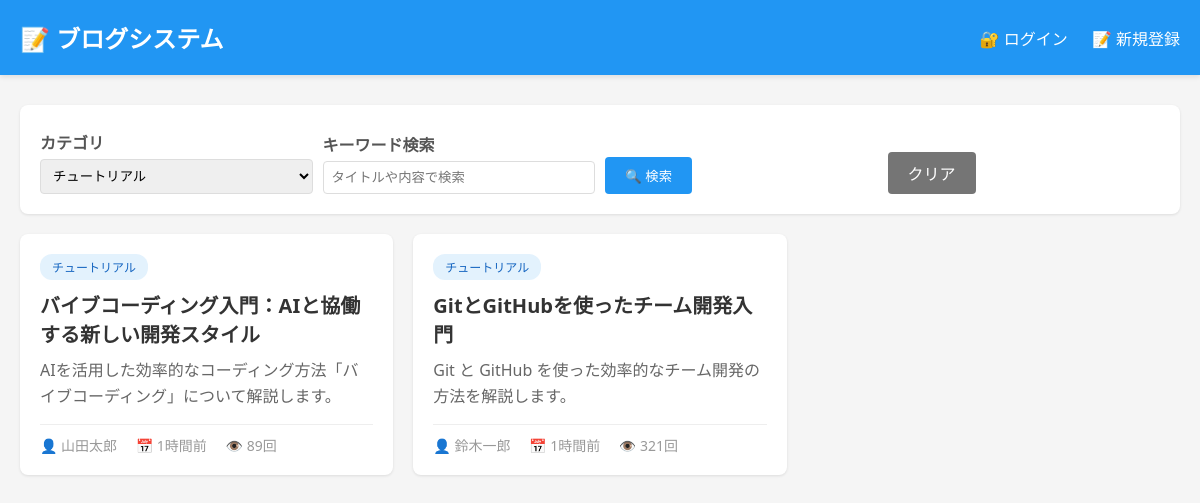
The page /index.php?category_id=5 on the database its author committed.
### tables this page shows
CREATE TABLE IF NOT EXISTS posts (
    id INT AUTO_INCREMENT PRIMARY KEY,
    user_id INT NOT NULL,
    category_id INT,
    title VARCHAR(255) NOT NULL,
    content TEXT NOT NULL,
    excerpt VARCHAR(500),
    status ENUM('draft', 'published') DEFAULT 'draft',
    view_count INT DEFAULT 0,
    created_at DATETIME DEFAULT CURRENT_TIMESTAMP,
    updated_at DATETIME DEFAULT CURRENT_TIMESTAMP ON UPDATE CURRENT_TIMESTAMP,
    published_at DATETIME,
    FOREIGN KEY (user_id) REFERENCES users(id) ON DELETE CASCADE,
    FOREIGN KEY (category_id) REFERENCES categories(id) ON DELETE SET NULL,
    INDEX idx_user_id (user_id),
    INDEX idx_category_id (category_id),
    INDEX idx_status (status),
    INDEX idx_created_at (created_at),
    INDEX idx_published_at (published_at)
);

CREATE TABLE IF NOT EXISTS categories (
    id INT AUTO_INCREMENT PRIMARY KEY,
    name VARCHAR(100) NOT NULL,
    slug VARCHAR(100) NOT NULL UNIQUE,
    description TEXT,
    created_at DATETIME DEFAULT CURRENT_TIMESTAMP,
    updated_at DATETIME DEFAULT CURRENT_TIMESTAMP ON UPDATE CURRENT_TIMESTAMP,
    INDEX idx_slug (slug)
);

CREATE TABLE IF NOT EXISTS users (
    id INT AUTO_INCREMENT PRIMARY KEY,
    name VARCHAR(100) NOT NULL,
    email VARCHAR(255) NOT NULL UNIQUE,
    password_hash VARCHAR(255) NOT NULL,
    created_at DATETIME DEFAULT CURRENT_TIMESTAMP,
    updated_at DATETIME DEFAULT CURRENT_TIMESTAMP ON UPDATE CURRENT_TIMESTAMP,
    INDEX idx_email (email),
    INDEX idx_created_at (created_at)
);

### auth_functions.php (called while the page is built, shortened)
<?php
function isLoggedIn() {
    return isset($_SESSION['user_id']);
}

### functions.php (called while the page is built, shortened)
<?php
require_once 'auth_functions.php';
function h($str) {
    return htmlspecialchars($str, ENT_QUOTES, 'UTF-8');
}
function getAllCategories() {
    $pdo = getDB();
    try {
        $sql = "SELECT * FROM categories ORDER BY name ASC";
        $stmt = $pdo->query($sql);
        return $stmt->fetchAll();
    } catch (PDOException $e) {
        error_log('Get categories error: ' . $e->getMessage());
        return [];
    }
}
function getPosts($filters = [], $page = 1, $per_page = POSTS_PER_PAGE) {
    $pdo = getDB();
    $where_conditions = [];
    $bind_params = [];
    if (!isLoggedIn()) {
        $where_conditions[] = 'p.status = :status';
        $bind_params[':status'] = 'published';
    } elseif (isset($filters['status']) && validateStatus($filters['status'])) {
        $where_conditions[] = 'p.status = :status';
        $bind_params[':status'] = $filters['status'];
    }
    if (isset($filters['category_id']) && $filters['category_id'] > 0) {
        $where_conditions[] = 'p.category_id = :category_id';
        $bind_params[':category_id'] = (int)$filters['category_id'];
    }
    $where_clause = !empty($where_conditions) ? 'WHERE ' . implode(' AND ', $where_conditions) : '';
    try {
        $count_sql = "SELECT COUNT(*) FROM posts p $where_clause";
        $count_stmt = $pdo->prepare($count_sql);
        foreach ($bind_params as $key => $value) {
            $count_stmt->bindValue($key, $value);
        }
        $count_stmt->execute();
        $total = $count_stmt->fetchColumn();
        $total_pages = ceil($total / $per_page);
        $page = max(1, min($page, $total_pages ?: 1));
        $offset = ($page - 1) * $per_page;
        $sql = "SELECT
                    p.*,
                    u.name AS author_name,
                    c.name AS category_name,
                    c.slug AS category_slug
                FROM posts p
                LEFT JOIN users u ON p.user_id = u.id
                LEFT JOIN categories c ON p.category_id = c.id
                $where_clause
                ORDER BY p.created_at DESC
                LIMIT :limit OFFSET :offset";
        $stmt = $pdo->prepare($sql);
        foreach ($bind_params as $key => $value) {
            $stmt->bindValue($key, $value);
        }
        $stmt->bindValue(':limit', $per_page, PDO::PARAM_INT);
        $stmt->bindValue(':offset', $offset, PDO::PARAM_INT);
        $stmt->execute();
        return [
            'posts' => $stmt->fetchAll(),
            'total' => $total,
            'pages' => $total_pages,
            'current_page' => $page
        ];
    } catch (PDOException $e) {
        error_log('Get posts error: ' . $e->getMessage());
        return ['posts' => [], 'total' => 0, 'pages' => 0, 'current_page' => 1];
    }
}
function timeAgo($datetime) {
    $timestamp = strtotime($datetime);
    $diff = time() - $timestamp;
    if ($diff < 60) {
        return '1分以内';
    } elseif ($diff < 3600) {
        return floor($diff / 60) . '分前';
    } elseif ($diff < 86400) {
        return floor($diff / 3600) . '時間前';
    } elseif ($diff < 604800) {
        return floor($diff / 86400) . '日前';
    } else {
        return date('Y年m月d日', $timestamp);
    }
}

### index.php (the view, shortened to what this page needs)
<?php
require_once 'functions.php';
$filters = [];
if (isset($_GET['category_id']) && $_GET['category_id'] > 0) {
    $filters['category_id'] = (int)$_GET['category_id'];
}
$page = isset($_GET['page']) ? max(1, (int)$_GET['page']) : 1;
$result = getPosts($filters, $page);
$posts = $result['posts'];
$categories = getAllCategories();
?>
<!DOCTYPE html>
<html lang="ja">
<head>
</head>
<body>
    <div class="header">
        <div class="header-content">
            <h1>📝 ブログシステム</h1>
            <div class="header-nav">
                <?php if (isLoggedIn()): ?>
                    <span>👤 <?php echo h($_SESSION['user_name']); ?>さん</span>
                    <a href="add.php">✏️ 記事を書く</a>
                    <a href="?my_posts=1">📄 自分の記事</a>
                    <a href="logout.php">🚪 ログアウト</a>
                <?php else: ?>
                    <a href="login.php">🔐 ログイン</a>
                    <a href="register.php">📝 新規登録</a>
                <?php endif; ?>
            </div>
        </div>
    </div>
    <div class="container">
        <div class="filters">
            <form method="GET" action="">
                <div class="filter-group">
                    <label for="category_id">カテゴリ</label>
                    <select name="category_id" id="category_id">
                        <?php foreach ($categories as $category): ?>
                            <option value="<?php echo h($category['id']); ?>"
                                <?php echo (isset($filters['category_id']) && $filters['category_id'] == $category['id']) ? 'selected' : ''; ?>>
                                <?php echo h($category['name']); ?>
                            </option>
                        <?php endforeach; ?>
                    </select>
                </div>
                <div class="filter-group">
                    <label for="keyword">キーワード検索</label>
                    <input type="text" name="keyword" id="keyword" value="<?php echo h($filters['keyword'] ?? ''); ?>" placeholder="タイトルや内容で検索">
                </div>
                <div class="filter-group">
                    <label>&nbsp;</label>
                    <button type="submit">🔍 検索</button>
                </div>
                <div class="filter-group">
                    <label>&nbsp;</label>
                    <a href="index.php">クリア</a>
                </div>
            </form>
        </div>
        <?php if (empty($posts)): ?>
            <div class="no-posts">
                <h2>📭 記事が見つかりませんでした</h2>
                <p>検索条件を変更してお試しください。</p>
            </div>
        <?php else: ?>
            <div class="posts-grid">
                <?php foreach ($posts as $post): ?>
                    <div class="post-card">
                        <?php if ($post['category_name']): ?>
                            <div class="post-category"><?php echo h($post['category_name']); ?></div>
                        <?php endif; ?>
                        <h2 class="post-title">
                            <a href="view.php?id=<?php echo h($post['id']); ?>">
                                <?php echo h($post['title']); ?>
                            </a>
                        </h2>
                        <div class="post-excerpt">
                            <?php echo h($post['excerpt'] ?: generateExcerpt($post['content'])); ?>
                        </div>
                        <div class="post-meta">
                            <span>👤 <?php echo h($post['author_name']); ?></span>
                            <span>📅 <?php echo h(timeAgo($post['created_at'])); ?></span>
                            <span>👁️ <?php echo h($post['view_count']); ?>回</span>
                        </div>
                    </div>
                <?php endforeach; ?>
            </div>
        <?php endif; ?>
    </div>
</body>
</html>

### index.php (style rules this page uses)
* { margin: 0; padding: 0; box-sizing: border-box; }
body { font-family: 'Segoe UI', Tahoma, Geneva, Verdana, sans-serif; background-color: #f5f5f5; }
.header { background-color: #2196F3; color: white; padding: 20px 0; box-shadow: 0 2px 5px rgba(0,0,0,0.1); }
.header-content { max-width: 1200px; margin: 0 auto; padding: 0 20px; display: flex; justify-content: space-between; align-items: center; }
.header h1 { font-size: 24px; }
.header-nav a { color: white; text-decoration: none; margin-left: 20px; }
.container { max-width: 1200px; margin: 30px auto; padding: 0 20px; }
.filters { background: white; padding: 20px; border-radius: 8px; margin-bottom: 20px; box-shadow: 0 1px 3px rgba(0,0,0,0.1); }
.filters form { display: flex; gap: 10px; flex-wrap: wrap; align-items: end; }
.filter-group { flex: 1; min-width: 200px; }
.filter-group label { display: block; margin-bottom: 5px; font-weight: bold; color: #555; }
.filter-group select, .filter-group input[type="text"] { width: 100%; padding: 8px; border: 1px solid #ddd; border-radius: 4px; }
.filter-group button { padding: 9px 20px; background-color: #2196F3; color: white; border: none; border-radius: 4px; cursor: pointer; }
.filter-group a { padding: 9px 20px; background-color: #757575; color: white; text-decoration: none; border-radius: 4px; display: inline-block; }
.posts-grid { display: grid; grid-template-columns: repeat(auto-fill, minmax(350px, 1fr)); gap: 20px; margin-bottom: 30px; }
.post-card { background: white; border-radius: 8px; padding: 20px; box-shadow: 0 1px 3px rgba(0,0,0,0.1); transition: transform 0.2s; }
.post-category { display: inline-block; background-color: #e3f2fd; color: #1565C0; padding: 4px 12px; border-radius: 12px; font-size: 12px; margin-bottom: 10px; }
.post-title { font-size: 20px; margin-bottom: 10px; color: #333; }
.post-title a { color: #333; text-decoration: none; }
.post-excerpt { color: #666; line-height: 1.6; margin-bottom: 15px; }
.post-meta { color: #999; font-size: 14px; border-top: 1px solid #eee; padding-top: 10px; }
.post-meta span { margin-right: 15px; }

### rows shown on the page
posts: category.name "チュートリアル", title "バイブコーディング入門：AIと協働する新しい開発スタイル", excerpt "AIを活用した効率的なコーディング方法「バイブコーディング」について解説します。", user.name "山田太郎", created_at "1時間前", view_count "89"
posts: category.name "チュートリアル", title "GitとGitHubを使ったチーム開発入門", excerpt "Git と GitHub を使った効率的なチーム開発の方法を解説します。", user.name "鈴木一郎", created_at "1時間前", view_count "321"

### other values the page prints
form field category_id "チュートリアル"
